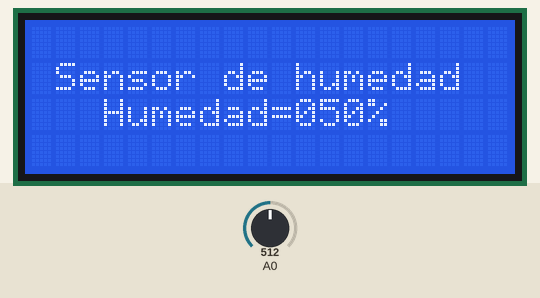
The sketch below on a simulated Arduino Uno, built with avr-gcc and run on an emulated ATmega328P. On the bench: 20×4 character LCD. The test bench sets the inputs (shaded band); at power-on: A0 = 512.

Above: at 1.2 s.
1.3 s: A0 set to 716
At 2.6 s:
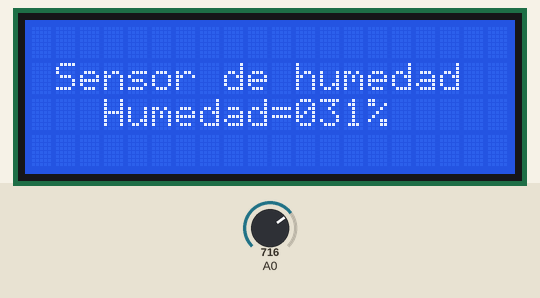
2.9 s: A0 set to 900
At 4.3 s:
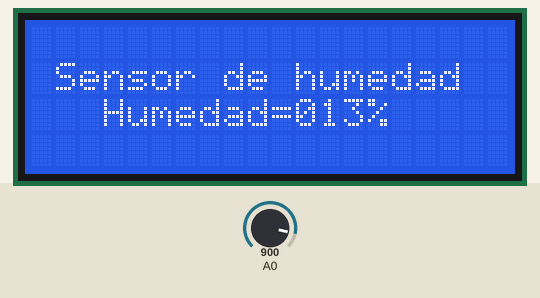
4.6 s: A0 set to 1023
At 5.7 s:
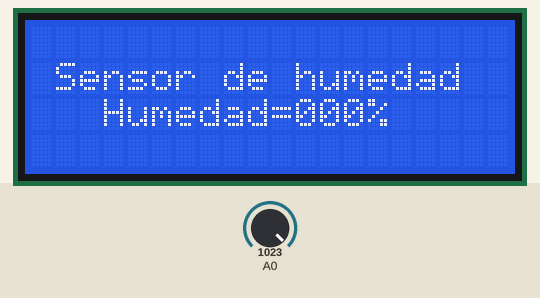
Timing chart, 0 to 7.6 s (numbered marks = the images above; inputs shaded):
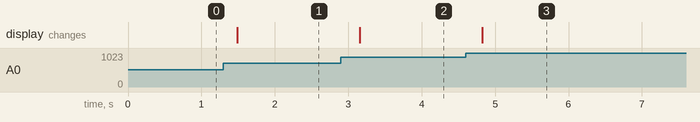

The sketch:

Robot_Seguidor.ino
```cpp
#include <LiquidCrystal_I2C.h>//Libreria para LCD I2C
#include <Wire.h>//libreria requrida para usar SDA y SCL
LiquidCrystal_I2C lcd(0x27, 2, 1, 0, 4, 5, 6, 7, 3, POSITIVE);

//Declaracion de variables
int Humedad=0;//Variable utilizada para calcular la humedad
int Lectura_Analogica=0;//variable para leer el valor del pin analogico
void setup()
{
  lcd.begin(20, 4);//Inicializar la LCD 20x4
  lcd.backlight();//Encender la luz de fondo
}

void loop()
{
  char buffer[10];//Variable para crear una cadena
  Lectura_Analogica = analogRead(A0);//Leer el valor del potenciometro
  Humedad = map(Lectura_Analogica, 0, 1023, 100, 0);//Escala para utilizarlo con el servo
  //Mostrar mensajes en la LCD
  lcd.setCursor(1, 1); //posicionar el cursor fila 1 columna 1
  lcd.print("Sensor de humedad");
  lcd.setCursor(3, 2); //posicionar el cursor fila 2 columna 3
  lcd.print("Humedad=");
  sprintf(buffer,"%03d",Humedad);//crear una cadena para mostrar siempre 3 digitos
  lcd.print(buffer);//Mostrar el % de humedad
  lcd.print("%");
  delay(250);//Esperar 250 ms
}
```

Base_Robot.cpp
```cpp
#include <Arduino.h> //Permite utilizar los comandos de Arduino
#include "Base_Robot.h"

void Base_Robot::Inicializar_Robot()
{
  Motor_1.Inicializar_Motor();
  Motor_2.Inicializar_Motor();
}

void Base_Robot::Atras(int Velocidad_1,int Velocidad_2)
{
  Motor_1.Atras(Velocidad_1);
  Motor_2.Atras(Velocidad_2);
}
void Base_Robot::Adelante(int Velocidad_1,int Velocidad_2)
{
  Motor_1.Adelante(Velocidad_1);
  Motor_2.Adelante(Velocidad_2);
}
void Base_Robot::Stop()
{
  Motor_1.Stop();
  Motor_2.Stop();
}
```

Base_Robot.h
```cpp
#include "Motor_DC.h"
class Base_Robot
{
  private:


  public:
  Motor_DC Motor_1;
  Motor_DC Motor_2;
  Base_Robot(int Pin_Motor_1A,int Pin_Motor_1B,int PWM_1, int Pin_Motor_1C, int Pin_Motor_1D,int PWM_2): Motor_1(Pin_Motor_1A,Pin_Motor_1B,PWM_1), Motor_2(Pin_Motor_1C,Pin_Motor_1D,PWM_2){}
  void Inicializar_Robot();
  void Adelante(int Velocidad_1,int Velocidad_2);
  void Atras(int Velocidad_1,int Velocidad_2);
  void Stop();
};
```

Motor_DC.cpp
```cpp
#include <Arduino.h> //Permite utilizar los comandos de Arduino
#include "Motor_DC.h"

void Motor_DC::Inicializar_Motor()
{
  pinMode(A, OUTPUT);
  pinMode(B, OUTPUT);
  pinMode(Pwm, OUTPUT);
}
void Motor_DC::Atras(int Velocidad)
{
  analogWrite(Pwm,Velocidad );
  digitalWrite(A, HIGH);
  digitalWrite(B, LOW);
}
void Motor_DC::Adelante(int Velocidad)
{
  analogWrite(Pwm,Velocidad );
  digitalWrite(A, LOW);
  digitalWrite(B, HIGH);
}
void Motor_DC::Stop()
{
  analogWrite(0, Pwm);
  digitalWrite(A, LOW);
  digitalWrite(B, LOW);
}
```

Motor_DC.h
```cpp
class Motor_DC
{
  private:
  int A;
  int B;
  int Pwm;

  public:
  Motor_DC(int a,int b,int pwm): A(a), B(b),Pwm(pwm){}//Constructor
  void Inicializar_Motor();
  void Adelante(int Velocidad);
  void Atras(int Velocidad);
  void Stop();
};
```

Robot_Seguidor.cpp
```cpp
#include "Robot_Seguidor.h"
#include <Arduino.h> //Permite utilizar los comandos de Arduino

void Robot_Seguidor::Inicializar()
{
	Robot.Inicializar_Robot();
	Sensor_1.Inicializar();
	Sensor_2.Inicializar();
	Sensor_3.Inicializar();
	Sensor_4.Inicializar();
	Sensor_5.Inicializar();
}
void Robot_Seguidor::Modo_Seguidor(int Kp,int Ki,int Kd,int Velocidad)
{
	Lectura_de_sensores();
	P = Error;
    I = I + Anteriror_I;
    D = Error-Error_Anterior;

    PID = (Kp*P) + (Ki*I) + (Kd*D);

    Anteriror_I=I;
    Error_Anterior=Error;
    int Velocidad_motor_izquierdo = Velocidad-PID;
    int Velocidad_motor_derecho = Velocidad+PID;


    constrain(Velocidad_motor_izquierdo,0,255);
    constrain(Velocidad_motor_derecho,0,255);
    Robot.Adelante(Velocidad_motor_izquierdo,Velocidad_motor_derecho);

}
void Robot_Seguidor::Lectura_de_sensores()
{

  sensor[0]=Sensor_1.Leer_sensor();
  sensor[1]=Sensor_2.Leer_sensor();
  sensor[2]=Sensor_3.Leer_sensor();
  sensor[3]=Sensor_4.Leer_sensor();
  sensor[4]=Sensor_5.Leer_sensor();

  //Detectar la desviacion ("Error") del seguidor de linea
  if((sensor[0]==0)&&(sensor[1]==0)&&(sensor[2]==0)&&(sensor[3]==0)&&(sensor[4]==0))
  {
   Error=Error;
  }
  else
  if((sensor[0]==0)&&(sensor[1]==0)&&(sensor[2]==0)&&(sensor[3]==0)&&(sensor[4]==1))
  Error=4;
  else if((sensor[0]==0)&&(sensor[1]==0)&&(sensor[2]==0)&&(sensor[3]==1)&&(sensor[4]==1))
  Error=3;
  else if((sensor[0]==0)&&(sensor[1]==0)&&(sensor[2]==0)&&(sensor[3]==1)&&(sensor[4]==0))
  Error=2;
  else if((sensor[0]==0)&&(sensor[1]==0)&&(sensor[2]==1)&&(sensor[3]==1)&&(sensor[4]==0))
  Error=1;
  else if((sensor[0]==0)&&(sensor[1]==0)&&(sensor[2]==1)&&(sensor[3]==0)&&(sensor[4]==0))
  Error=0;
  else if((sensor[0]==0)&&(sensor[1]==1)&&(sensor[2]==1)&&(sensor[3]==0)&&(sensor[4]==0))
  Error=-1;
  else if((sensor[0]==0)&&(sensor[1]==1)&&(sensor[2]==0)&&(sensor[3]==0)&&(sensor[4]==0))
  Error=-2;
  else if((sensor[0]==1)&&(sensor[1]==1)&&(sensor[2]==0)&&(sensor[3]==0)&&(sensor[4]==0))
  Error=-3;
  else if((sensor[0]==1)&&(sensor[1]==0)&&(sensor[2]==0)&&(sensor[3]==0)&&(sensor[4]==0))
  Error=-4;

}
```

Robot_Seguidor.h
```cpp
#include "Base_Robot.h"
#include "Sensor_TCRT5000.h"
class Robot_Seguidor
{
private:
	Base_Robot Robot;
	Sensor Sensor_1;
  	Sensor Sensor_2;
  	Sensor Sensor_3;
  	Sensor Sensor_4;
  	Sensor Sensor_5;
  	int sensor[5];
  	float Error=0, P=0, I=0, D=0, PID=0;
  	float Error_Anterior=0, Anteriror_I=0;

public:
	Robot_Seguidor(int Pin_Motor_1A,
					int Pin_Motor_1B,
					int PWM_1,
					int Pin_Motor_1C,
					int Pin_Motor_1D,
					int PWM_2,
					int PinS1,
					int PinS2,
					int PinS3,
					int PinS4,
					int PinS5)
	:Robot(Pin_Motor_1A, Pin_Motor_1B, PWM_1, Pin_Motor_1C, Pin_Motor_1D, PWM_2),Sensor_1(PinS1),Sensor_2(PinS2),Sensor_3(PinS3),Sensor_4(PinS4),Sensor_5(PinS5){}
	void Inicializar();
	void Lectura_de_sensores();
	void Modo_Seguidor(int kP,int KI,int KD,int Velocidad);
};
```

Sensor_TCRT5000.cpp
```cpp
#include <Arduino.h> //Permite utilizar los comandos de Arduino
#include "Sensor_TCRT5000.h"

void Sensor::Inicializar()
{
  pinMode(Pin_sensor, INPUT);
}

int Sensor::Leer_sensor()
{
  return digitalRead(Pin_sensor);
}
```

Sensor_TCRT5000.h
```cpp
class Sensor
{
  private:
  int Pin_sensor;

  public:
  Sensor(int pin): Pin_sensor(pin){}//Constructor
  void Inicializar();
  int Leer_sensor();
};
```

Measured:
- after the input at 1.3 s, the display: changes after 0.19 s (image 1)
- after the input at 2.9 s, the display: changes after 0.26 s (image 2)
- after the input at 4.6 s, the display: changes after 0.23 s (image 3)
